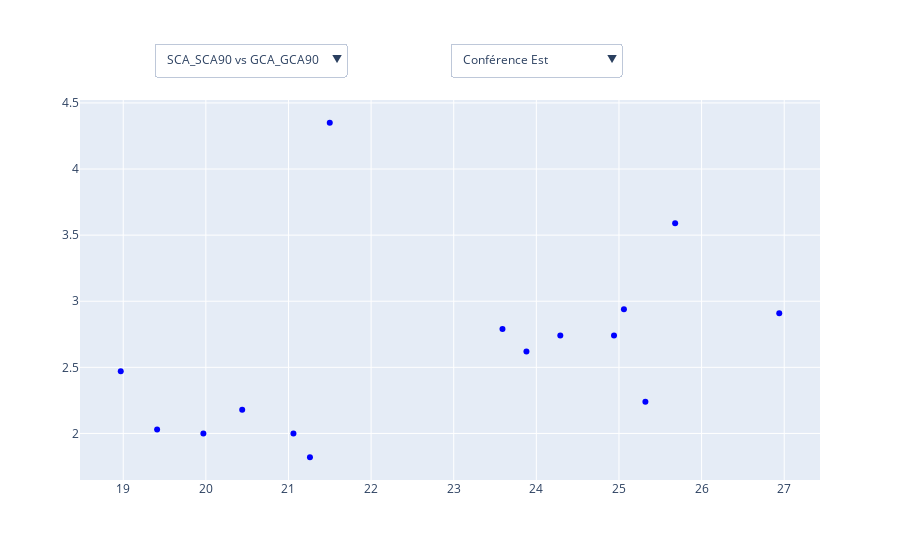

The notebook cell saved with this chart:
### Code cell
import pandas as pd
import plotly.graph_objects as go
from dash import Dash, dcc, html, Input, Output
import dash_table

# Charger les tables
url = 'https://fbref.com/en/comps/22/Major-League-Soccer-Stats'
tables = pd.read_html(url)

# Tables de classement Est et Ouest
table1 = tables[0][['Squad', 'W', 'D', 'L', 'GD', 'xG', 'xGD', 'Pts']]
table3 = tables[2][['Squad', 'W', 'D', 'L', 'GD', 'xG', 'xGD', 'Pts']]

# Extraire les données de la Conférence Est et Ouest
table_est = table1.copy()
table_ouest = table3.copy()

# Ajouter une colonne 'Conference' pour différencier les conférences
table_est['Conference'] = 'Est'
table_ouest['Conference'] = 'Ouest'

# Fusionner les deux tables pour pouvoir basculer facilement entre les conférences
all_teams = pd.concat([table_est, table_ouest], ignore_index=True)

# Nettoyage et filtrage des autres tables
def clean_and_filter_table(table, columns_to_keep):
    table.columns = ['_'.join(col).strip() for col in table.columns.values]
    return table[columns_to_keep]

table19_filtered = clean_and_filter_table(tables[18], ['Unnamed: 0_level_0_Squad', 'Standard_Gls', 'Expected_G-xG'])
table19_filtered.rename(columns={'Unnamed: 0_level_0_Squad': 'Squad', 'Standard_Gls': 'Goals Scored'}, inplace=True)
table25_filtered = clean_and_filter_table(tables[24], ['Unnamed: 0_level_0_Squad', 'SCA_SCA90', 'GCA_GCA90'])
table25_filtered.rename(columns={'Unnamed: 0_level_0_Squad': 'Squad'}, inplace=True)

# Fusionner les tables sur 'Squad'
df_est = pd.merge(table_est, table19_filtered, on='Squad', how='left')
df_est = pd.merge(df_est, table25_filtered, on='Squad', how='left')
df_est['Conference'] = 'Est'

df_ouest = pd.merge(table_ouest, table19_filtered, on='Squad', how='left')
df_ouest = pd.merge(df_ouest, table25_filtered, on='Squad', how='left')
df_ouest['Conference'] = 'Ouest'

# Combiner les deux DataFrames
df_total = pd.concat([df_est, df_ouest], ignore_index=True)

# Calculer les classements pour chaque configuration
df_total['Rank_All'] = df_total['Pts'].rank(method='min', ascending=False).astype(int)

# Ajouter et calculer les colonnes Rank_Est et Rank_Ouest
df_total['Rank_Est'] = df_total[df_total['Conference'] == 'Est']['Pts'].rank(method='min', ascending=False).astype('Int64')
df_total['Rank_Ouest'] = df_total[df_total['Conference'] == 'Ouest']['Pts'].rank(method='min', ascending=False).astype('Int64')

# Remplacer les valeurs manquantes par pd.NA pour éviter les erreurs avec Int64
df_total['Rank_Est'] = df_total['Rank_Est'].fillna(pd.NA)
df_total['Rank_Ouest'] = df_total['Rank_Ouest'].fillna(pd.NA)

# Créer la figure
fig = go.Figure()

# Ajouter les nuages de points pour les deux ensembles de statistiques et chaque conférence
# 1. SCA_SCA90 vs. GCA_GCA90 pour chaque conférence
# Conférence Est
df_est = df_total[df_total['Conference'] == 'Est']
fig.add_trace(go.Scatter(
    x=df_est['SCA_SCA90'], y=df_est['GCA_GCA90'],
    mode='markers',
    marker=dict(color='blue'),
    name="Conférence Est",
    customdata=df_est[['Squad', 'Rank_Est', 'Goals Scored', 'GCA_GCA90', 'SCA_SCA90']],
    hovertemplate="<b>%{customdata[0]}</b><br>Rank : %{customdata[1]}<br>Goals Scored : %{customdata[2]}<br>SCA90 : %{customdata[4]}<br>GCA90 : %{customdata[3]}<extra></extra>",
    visible=True  # Par défaut visible
))

# Conférence Ouest
df_ouest = df_total[df_total['Conference'] == 'Ouest']
fig.add_trace(go.Scatter(
    x=df_ouest['SCA_SCA90'], y=df_ouest['GCA_GCA90'],
    mode='markers',
    marker=dict(color='red'),
    name="Conférence Ouest",
    customdata=df_ouest[['Squad', 'Rank_Ouest', 'Goals Scored', 'GCA_GCA90', 'SCA_SCA90']],
    hovertemplate="<b>%{customdata[0]}</b><br>Rank : %{customdata[1]}<br>Goals Scored : %{customdata[2]}<br>SCA90 : %{customdata[4]}<br>GCA90 : %{customdata[3]}<extra></extra>",
    visible=False
))

# Toutes les conférences
fig.add_trace(go.Scatter(
    x=df_total['SCA_SCA90'], y=df_total['GCA_GCA90'],
    mode='markers',
    marker=dict(color='purple'),
    name="Toutes les Conférences",
    customdata=df_total[['Squad', 'Rank_All', 'Goals Scored', 'GCA_GCA90', 'SCA_SCA90']],
    hovertemplate="<b>%{customdata[0]}</b><br>Rank : %{customdata[1]}<br>Goals Scored : %{customdata[2]}<br>SCA90 : %{customdata[4]}<br>GCA90 : %{customdata[3]}<extra></extra>",
    visible=False
))

# 2. xG vs. Expected_G-xG pour chaque conférence
# Conférence Est
fig.add_trace(go.Scatter(
    x=df_est['xG'], y=df_est['Expected_G-xG'],
    mode='markers',
    marker=dict(color='blue'),
    name="Conférence Est (xG)",
    customdata=df_est[['Squad', 'Rank_Est', 'Goals Scored', 'xG', 'Expected_G-xG']],
    hovertemplate="<b>%{customdata[0]}</b><br>Rank : %{customdata[1]}<br>Goals Scored : %{customdata[2]}<br>xG : %{customdata[4]}<br>Expected_G-xG : %{customdata[3]}<extra></extra>",
    visible=False
))

# Conférence Ouest
fig.add_trace(go.Scatter(
    x=df_ouest['xG'], y=df_ouest['Expected_G-xG'],
    mode='markers',
    marker=dict(color='red'),
    name="Conférence Ouest (xG)",
    customdata=df_ouest[['Squad', 'Rank_Ouest', 'Goals Scored', 'xG', 'Expected_G-xG']],
    hovertemplate="<b>%{customdata[0]}</b><br>Rank : %{customdata[1]}<br>Goals Scored : %{customdata[2]}<br>xG : %{customdata[4]}<br>Expected_G-xG : %{customdata[3]}<extra></extra>",
    visible=False
))

# Toutes les conférences
fig.add_trace(go.Scatter(
    x=df_total['xG'], y=df_total['Expected_G-xG'],
    mode='markers',
    marker=dict(color='purple'),
    name="Toutes les Conférences (xG)",
    customdata=df_total[['Squad', 'Rank_All', 'Goals Scored', 'xG', 'Expected_G-xG']],
    hovertemplate="<b>%{customdata[0]}</b><br>Rank : %{customdata[1]}<br>Goals Scored : %{customdata[2]}<br>xG : %{customdata[4]}<br>Expected_G-xG : %{customdata[3]}<extra></extra>",
    visible=False
))

# Ajouter des boutons pour changer les statistiques affichées et les conférences
fig.update_layout(
    updatemenus=[
        # Bouton pour sélectionner les statistiques
        dict(
            buttons=list([
                dict(label="SCA_SCA90 vs GCA_GCA90",
                     method="update",
                     args=[{"visible": [True, False, False, False, False, False]},
                           {"xaxis.title": "SCA_SCA90", "yaxis.title": "GCA_GCA90"}]),
                dict(label="xG vs Expected G-xG",
                     method="update",
                     args=[{"visible": [False, False, False, True, True, True]},
                           {"xaxis.title": "xG", "yaxis.title": "Expected G - xG"}])
            ]),
            direction="down",
            showactive=True,
            x=0.1,
            xanchor="left",
            y=1.15,
            yanchor="top"
        ),
        # Bouton pour sélectionner la conférence
        dict(
            buttons=list([
                dict(label="Conférence Est",
                     method="update",
                     args=[{"visible": [True, False, False, True, False, False]}]),
                dict(label="Conférence Ouest",
                     method="update",
                     args=[{"visible": [False, True, False, False, True, False]}]),
                dict(label="Toutes les Conférences",
                     method="update",
                     args=[{"visible": [False, False, True, False, False, True]}])
            ]),
            direction="down",
            showactive=True,
            x=0.50,
            xanchor="left",
            y=1.15,
            yanchor="top"
        ),
    ]
)

# Création de l'application Dash
app = Dash(__name__)

# Layout de l'application
app.layout = html.Div([
    html.H1("Classement MLS"),
    # Bouton pour sélectionner la conférence
    html.Div([
        dcc.RadioItems(
            id='conference-select',
            options=[{'label': 'Est', 'value': 'Est'},
                     {'label': 'Ouest', 'value': 'Ouest'}],
            value='Est',
            inline=True
        )
    ]),
    # Menu déroulant pour trier les colonnes
    html.Div([
        dcc.Dropdown(
            id='sort-by',
            options=[{'label': col, 'value': col} for col in ['W', 'D', 'L', 'GD', 'xG', 'xGD', 'Pts']],
            value='Pts',  # Valeur de tri par défaut
            clearable=False
        )
    ], style={'width': '200px'}),
    # Table interactive
    dash_table.DataTable(
        id='ranking-table',
        columns=[{"name": col, "id": col} for col in ['Squad', 'W', 'D', 'L', 'GD', 'xG', 'xGD', 'Pts']],
        sort_action='native',
        style_cell={'textAlign': 'center'},
        style_header={'fontWeight': 'bold'},
        style_data_conditional=[
            {
                'if': {'column_id': 'Pts'},
                'backgroundColor': 'lightblue',
                'fontWeight': 'bold'
            }
        ]
    )
])

# Callback pour mettre à jour le tableau en fonction de la conférence et du tri
@app.callback(
    Output('ranking-table', 'data'),
    Input('conference-select', 'value'),
    Input('sort-by', 'value')
)
def update_table(selected_conference, sort_by):
    # Filtrer en fonction de la conférence choisie
    filtered_data = all_teams[all_teams['Conference'] == selected_conference]
    # Trier les données en fonction de la statistique choisie
    filtered_data = filtered_data.sort_values(by=sort_by, ascending=False)
    return filtered_data.to_dict('records')

if __name__ == '__main__':
    app.run_server(debug=True)
# Afficher le graphique
fig.show()

### Figure 1 — Plotly figure (JSON) as saved in the notebook; plotly's stock layout.template omitted (floating-point values rounded to 4 significant figures; data arrays with more than 128 entries replaced by an {"elided": "..."} marker saying what was removed)
{"data": [{"customdata": [["Inter Miami", 1, 78, 4.35, 21.5], ["Columbus Crew", 2, 72, 3.59, 25.68], ["FC Cincinnati", 3, 57, 2.94, 25.06], ["Orlando City", 4, 56, 2.79, 23.59], ["Charlotte", 5, 45, 2.18, 20.44], ["NYCFC", 6, 54, 2.62, 23.88], ["NY Red Bulls", 7, 53, 2.74, 24.94], ["CF Montréal", 8, 46, 2.47, 18.97], ["Atlanta Utd", 9, 45, 2.24, 25.32], ["D.C. United", 9, 52, 2.74, 24.29], ["Toronto FC", 11, 38, 2, 19.97], ["Philadelphia Union", 11, 62, 2.91, 26.94], ["Nashville SC", 13, 37, 2.03, 19.41], ["NE Revolution", 14, 36, 1.82, 21.26], ["Chicago Fire", 15, 40, 2, 21.06]], "hovertemplate": "<b>%{customdata[0]}</b><br>Rank : %{customdata[1]}<br>Goals Scored : %{customdata[2]}<br>SCA90 : %{customdata[4]}<br>GCA90 : %{customdata[3]}<extra></extra>", "marker": {"color": "blue"}, "mode": "markers", "name": "Conférence Est", "type": "scatter", "visible": true, "x": [21.5, 25.68, 25.06, 23.59, 20.44, 23.88, 24.94, 18.97, 25.32, 24.29, 19.97, 26.94, 19.41, 21.26, 21.06], "y": [4.35, 3.59, 2.94, 2.79, 2.18, 2.62, 2.74, 2.47, 2.24, 2.74, 2, 2.91, 2.03, 1.82, 2]}, {"customdata": [["LAFC", 1, 62, 3.29, 26.79], ["LA Galaxy", 1, 68, 3.47, 26], ["Real Salt Lake", 3, 63, 3.18, 25.91], ["Seattle Sounders FC", 4, 49, 2.47, 24.06], ["Houston Dynamo", 5, 45, 2.21, 24.35], ["Minnesota Utd", 6, 55, 2.68, 22.03], ["Colorado Rapids", 7, 57, 2.85, 22.44], ["Vancouver W'caps", 8, 50, 2.44, 22.18], ["Portland Timbers", 8, 64, 3.24, 24.91], ["Austin", 10, 39, 2.15, 18.09], ["FC Dallas", 11, 51, 2.65, 21.44], ["St. Louis", 12, 47, 2.29, 24.38], ["Sporting KC", 13, 51, 2.53, 23.74], ["SJ Earthquakes", 14, 39, 1.85, 21.15]], "hovertemplate": "<b>%{customdata[0]}</b><br>Rank : %{customdata[1]}<br>Goals Scored : %{customdata[2]}<br>SCA90 : %{customdata[4]}<br>GCA90 : %{customdata[3]}<extra></extra>", "marker": {"color": "red"}, "mode": "markers", "name": "Conférence Ouest", "type": "scatter", "visible": false, "x": [26.79, 26, 25.91, 24.06, 24.35, 22.03, 22.44, 22.18, 24.91, 18.09, 21.44, 24.38, 23.74, 21.15], "y": [3.29, 3.47, 3.18, 2.47, 2.21, 2.68, 2.85, 2.44, 3.24, 2.15, 2.65, 2.29, 2.53, 1.85]}, {"customdata": {"elided": "29x5 mixed values"}, "hovertemplate": "<b>%{customdata[0]}</b><br>Rank : %{customdata[1]}<br>Goals Scored : %{customdata[2]}<br>SCA90 : %{customdata[4]}<br>GCA90 : %{customdata[3]}<extra></extra>", "marker": {"color": "purple"}, "mode": "markers", "name": "Toutes les Conférences", "type": "scatter", "visible": false, "x": [21.5, 25.68, 25.06, 23.59, 20.44, 23.88, 24.94, 18.97, 25.32, 24.29, 19.97, 26.94, 19.41, 21.26, 21.06, 26.79, 26, 25.91, 24.06, 24.35, 22.03, 22.44, 22.18, 24.91, 18.09, 21.44, 24.38, 23.74, 21.15], "y": [4.35, 3.59, 2.94, 2.79, 2.18, 2.62, 2.74, 2.47, 2.24, 2.74, 2, 2.91, 2.03, 1.82, 2, 3.29, 3.47, 3.18, 2.47, 2.21, 2.68, 2.85, 2.44, 3.24, 2.15, 2.65, 2.29, 2.53, 1.85]}, {"customdata": [["Inter Miami", 1, 78, 53.8, 24.2], ["Columbus Crew", 2, 72, 57.9, 14.1], ["FC Cincinnati", 3, 57, 48.4, 8.6], ["Orlando City", 4, 56, 50.6, 5.4], ["Charlotte", 5, 45, 46.7, -1.7], ["NYCFC", 6, 54, 54.5, -0.5], ["NY Red Bulls", 7, 53, 56.5, -3.5], ["CF Montréal", 8, 46, 43.7, 2.3], ["Atlanta Utd", 9, 45, 51.4, -6.4], ["D.C. United", 9, 52, 52.9, -0.9], ["Toronto FC", 11, 38, 38.9, -0.9], ["Philadelphia Union", 11, 62, 59.9, 2.1], ["Nashville SC", 13, 37, 45, -8], ["NE Revolution", 14, 36, 36.8, -0.8], ["Chicago Fire", 15, 40, 44, -4]], "hovertemplate": "<b>%{customdata[0]}</b><br>Rank : %{customdata[1]}<br>Goals Scored : %{customdata[2]}<br>xG : %{customdata[4]}<br>Expected_G-xG : %{customdata[3]}<extra></extra>", "marker": {"color": "blue"}, "mode": "markers", "name": "Conférence Est (xG)", "type": "scatter", "visible": false, "x": [53.8, 57.9, 48.4, 50.6, 46.7, 54.5, 56.5, 43.7, 51.4, 52.9, 38.9, 59.9, 45, 36.8, 44], "y": [24.2, 14.1, 8.6, 5.4, -1.7, -0.5, -3.5, 2.3, -6.4, -0.9, -0.9, 2.1, -8, -0.8, -4]}, {"customdata": [["LAFC", 1, 62, 59.2, 2.8], ["LA Galaxy", 1, 68, 63.8, 4.2], ["Real Salt Lake", 3, 63, 55.2, 7.8], ["Seattle Sounders FC", 4, 49, 49.3, -0.3], ["Houston Dynamo", 5, 45, 42.5, 2.5], ["Minnesota Utd", 6, 55, 53.3, 1.7], ["Colorado Rapids", 7, 57, 57.5, -0.5], ["Vancouver W'caps", 8, 50, 49.4, 0.6], ["Portland Timbers", 8, 64, 53.9, 10.1], ["Austin", 10, 39, 39.6, -0.6], ["FC Dallas", 11, 51, 41.8, 9.2], ["St. Louis", 12, 47, 46.9, 0.1], ["Sporting KC", 13, 51, 42.9, 8.1], ["SJ Earthquakes", 14, 39, 45.4, -6.4]], "hovertemplate": "<b>%{customdata[0]}</b><br>Rank : %{customdata[1]}<br>Goals Scored : %{customdata[2]}<br>xG : %{customdata[4]}<br>Expected_G-xG : %{customdata[3]}<extra></extra>", "marker": {"color": "red"}, "mode": "markers", "name": "Conférence Ouest (xG)", "type": "scatter", "visible": false, "x": [59.2, 63.8, 55.2, 49.3, 42.5, 53.3, 57.5, 49.4, 53.9, 39.6, 41.8, 46.9, 42.9, 45.4], "y": [2.8, 4.2, 7.8, -0.3, 2.5, 1.7, -0.5, 0.6, 10.1, -0.6, 9.2, 0.1, 8.1, -6.4]}, {"customdata": {"elided": "29x5 mixed values"}, "hovertemplate": "<b>%{customdata[0]}</b><br>Rank : %{customdata[1]}<br>Goals Scored : %{customdata[2]}<br>xG : %{customdata[4]}<br>Expected_G-xG : %{customdata[3]}<extra></extra>", "marker": {"color": "purple"}, "mode": "markers", "name": "Toutes les Conférences (xG)", "type": "scatter", "visible": false, "x": [53.8, 57.9, 48.4, 50.6, 46.7, 54.5, 56.5, 43.7, 51.4, 52.9, 38.9, 59.9, 45, 36.8, 44, 59.2, 63.8, 55.2, 49.3, 42.5, 53.3, 57.5, 49.4, 53.9, 39.6, 41.8, 46.9, 42.9, 45.4], "y": [24.2, 14.1, 8.6, 5.4, -1.7, -0.5, -3.5, 2.3, -6.4, -0.9, -0.9, 2.1, -8, -0.8, -4, 2.8, 4.2, 7.8, -0.3, 2.5, 1.7, -0.5, 0.6, 10.1, -0.6, 9.2, 0.1, 8.1, -6.4]}], "layout": {"updatemenus": [{"buttons": [{"args": [{"visible": [true, false, false, false, false, false]}, {"xaxis.title": "SCA_SCA90", "yaxis.title": "GCA_GCA90"}], "label": "SCA_SCA90 vs GCA_GCA90", "method": "update"}, {"args": [{"visible": [false, false, false, true, true, true]}, {"xaxis.title": "xG", "yaxis.title": "Expected G - xG"}], "label": "xG vs Expected G-xG", "method": "update"}], "direction": "down", "showactive": true, "x": 0.1, "xanchor": "left", "y": 1.15, "yanchor": "top"}, {"buttons": [{"args": [{"visible": [true, false, false, true, false, false]}], "label": "Conférence Est", "method": "update"}, {"args": [{"visible": [false, true, false, false, true, false]}], "label": "Conférence Ouest", "method": "update"}, {"args": [{"visible": [false, false, true, false, false, true]}], "label": "Toutes les Conférences", "method": "update"}], "direction": "down", "showactive": true, "x": 0.5, "xanchor": "left", "y": 1.15, "yanchor": "top"}]}}
